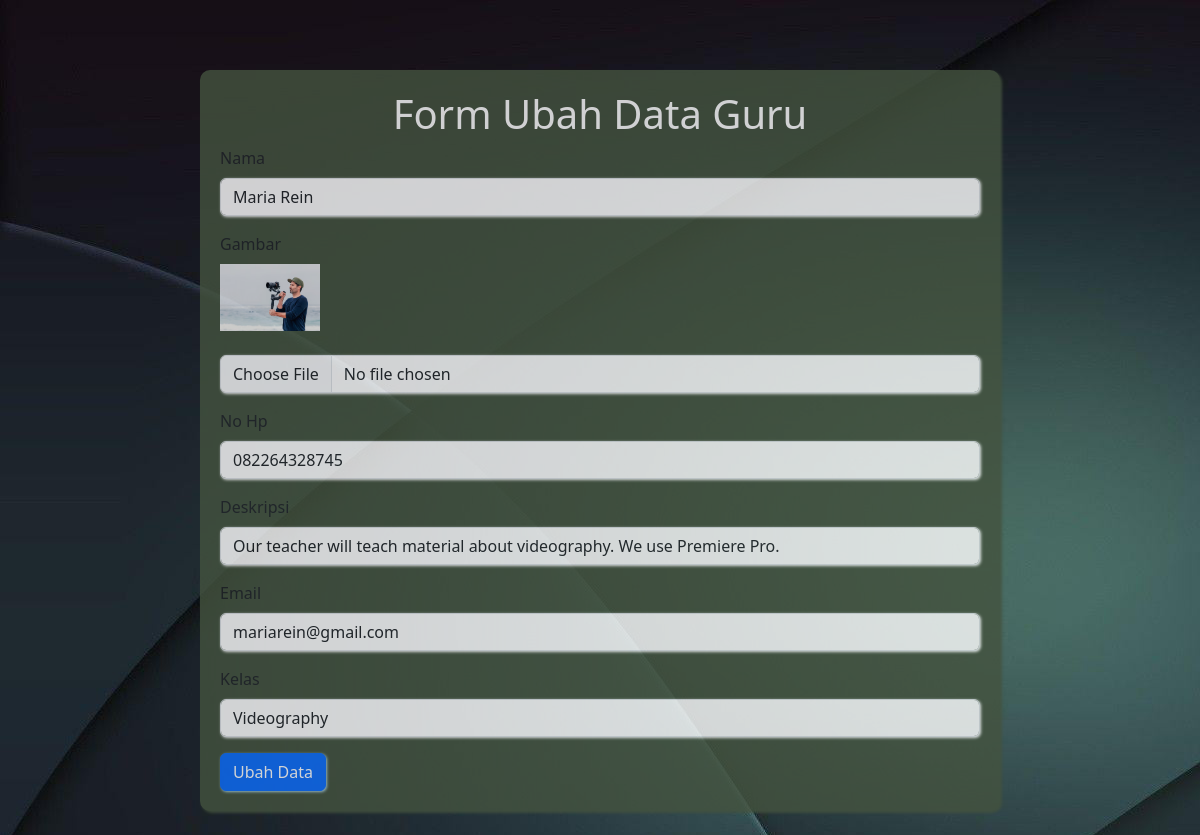
The app's page /admin/ubah.php?id=2 (signed in) with its own data.
### tables this page shows
CREATE TABLE `guru` (
  `id` int(11) NOT NULL,
  `nama_guru` varchar(255) NOT NULL,
  `gambar` varchar(255) NOT NULL,
  `description` varchar(255) NOT NULL,
  `no_hp` char(15) NOT NULL,
  `email` varchar(255) NOT NULL,
  `kelas` varchar(255) NOT NULL
);

### functions.php (called while the page is built, shortened)
<?php
function koneksi () {
  $conn = mysqli_connect('localhost', 'root', '','pw2024_tubes_233040001');
  return $conn;
}
function query ($query) {
  $conn = koneksi();
  $result = mysqli_query ($conn, $query);
  $rows = [];
  while ($row = mysqli_fetch_assoc($result)){
    $rows[] = $row;
  }
  return $rows;
}
?>

### admin/ubah.php (the view, shortened to what this page needs)
<?php
require '../functions.php';
$id = $_GET['id'];
$gurus = query("SELECT * FROM guru WHERE id = $id")[0];
?>
<!doctype html>
<html lang="en">
  <head>
    <link href="https://cdn.jsdelivr.net/npm/bootstrap@5.3.3/dist/css/bootstrap.min.css" rel="stylesheet">
    <link rel="stylesheet" href="../css/admin.css">
  </head>
<body>
    <div class="container col-8">
    <H1 style="text-align: center;">Form Ubah Data Guru</H1>
    <form action="" method="POST" enctype="multipart/form-data">
    <div class="mb-3">
        <label for="nama" class="form-label">Nama</label>
        <input type="text" class="form-control" id="nama_guru" name="nama_guru" required value="<?= $gurus['nama_guru'];?>">
    </div>
    <div class="mb-3">
        <label for="nama" class="form-label">Gambar</label><br>
        <img src="../img/teachers/<?= $gurus['gambar'] ?>" width="100" alt=""><br><br>
        <input type="file" class="form-control" id="gambar" name="gambar" required>
    </div>
    <div class="mb-3">
        <label for="nim" class="form-label">No Hp</label>
        <input type="text" class="form-control" id="no_hp" name="no_hp" required value="<?= $gurus['no_hp'];?>">
    </div>
    <div class="mb-3">
        <label for="nim" class="form-label">Deskripsi</label>
        <input type="text" class="form-control" id="description" name="description" required value="<?= $gurus['description'];?>">
    </div>
    <div class="mb-3">
        <label for="nim" class="form-label">Email</label>
        <input type="text" class="form-control" id="email" name="email"required value="<?= $gurus['email'];?>">
    </div>
    <div class="mb-3">
        <label for="jurusan" class="form-label">Kelas</label>
        <input type="text" class="form-control" id="kelas" name="kelas" required value="<?= $gurus['kelas'];?>">
    </div>
        <button type="submit" name="ubah" class="btn btn-primary">Ubah Data</button>
    </form>
    </div>
  </body>
</html>

### css/admin.css (style rules this page uses)
body { background-image: url(../img/admin/admin_background.jpg); }
.container { background-color: #44533f; border-radius: 10px; padding: 20px; box-shadow: 2px 2px 3px #44533f; margin-top: 70px; opacity: .8; }
h1 { color: #fff; }
input { box-shadow: 1px 1px 3px #fff; border-radius: 5px; }
.btn { box-shadow: 1px 1px 3px lightblue; }
button { box-shadow: 1px 1px 1px #fff; border-radius: 5px; }

### records on screen
guru: nama_guru "Maria Rein", gambar (picture), no_hp "082264328745", description "Our teacher will teach material about videography. We use Premiere Pro.", email "mariarein@gmail.com", kelas "Videography"
